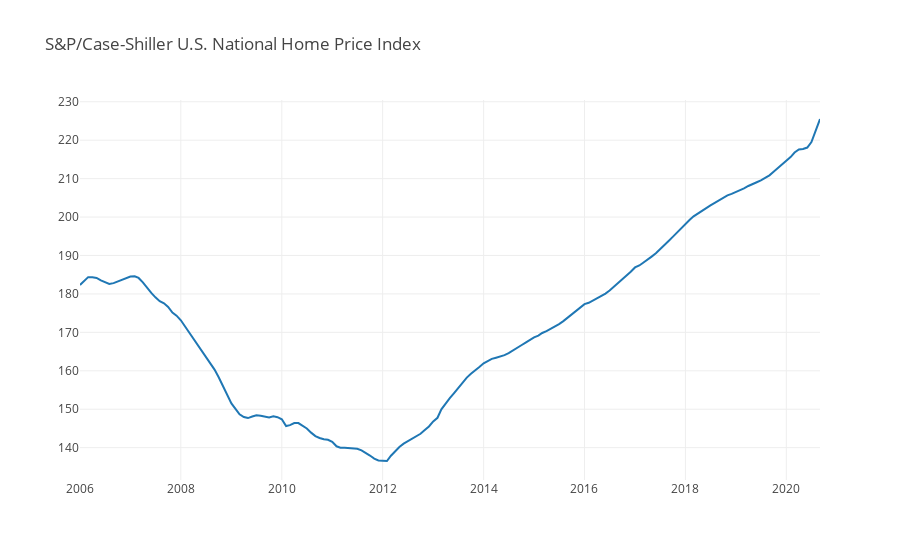

Source (notebook cell):
### Code cell
df = pdr.get_data_fred('CSUSHPISA', start=dt.datetime(2006,1,1), end=end)

fig4 = go.Figure()

fig4.add_trace(go.Scatter(x=df.index, y=df['CSUSHPISA'], name='Home Prices'))

fig4.update_layout(template='none', 
                   title='S&P/Case-Shiller U.S. National Home Price Index', 
                   title_x=0.05, 
                   height=600, 
                   autosize=True,
                   legend=dict(
                       orientation="h",
                       yanchor="bottom",
                       y=1.02,
                       xanchor="right",
                       x=1))

#fig4.update_yaxes(title_text="Thousands of People",tickformat=",")

### Figure 1 — Plotly figure (JSON) as saved in the notebook; plotly's stock layout.template omitted (floating-point values rounded to 4 significant figures; data arrays with more than 128 entries replaced by an {"elided": "..."} marker saying what was removed)
{"data": [{"name": "Home Prices", "type": "scatter", "x": {"elided": "177 str values"}, "y": {"elided": "177 float values"}}], "layout": {"autosize": true, "legend": {"orientation": "h", "x": 1, "xanchor": "right", "y": 1.02, "yanchor": "bottom"}, "title": {"text": "S&P/Case-Shiller U.S. National Home Price Index", "x": 0.05}, "xaxis": {"autorange": true, "range": ["2006-01-01", "2020-09-01"], "type": "date"}, "yaxis": {"autorange": true, "range": [131.6, 230.5], "type": "linear"}}}
